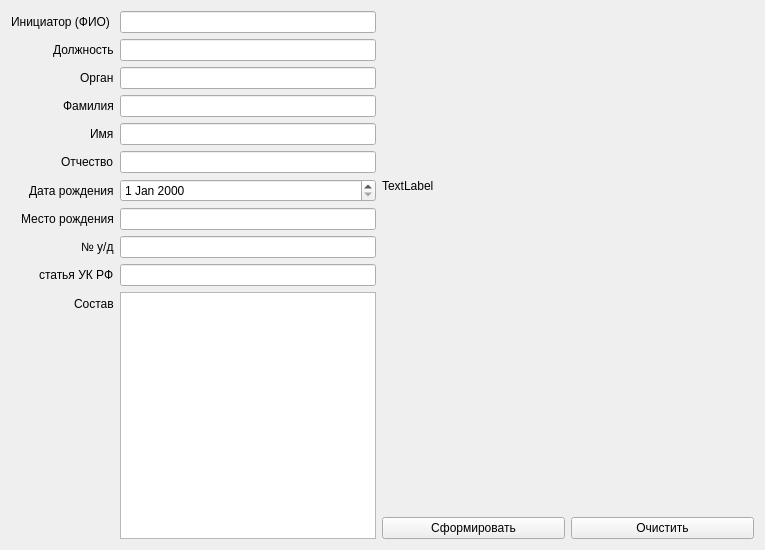
<?xml version="1.0" encoding="UTF-8"?>
<ui version="4.0">
 <class>Form</class>
 <widget class="QWidget" name="Form">
  <property name="geometry">
   <rect>
    <x>0</x>
    <y>0</y>
    <width>765</width>
    <height>550</height>
   </rect>
  </property>
  <property name="windowTitle">
   <string>Form</string>
  </property>
  <layout class="QFormLayout" name="formLayout_2">
   <item row="0" column="0">
    <layout class="QFormLayout" name="formLayout">
     <property name="labelAlignment">
      <set>Qt::AlignRight|Qt::AlignTrailing|Qt::AlignVCenter</set>
     </property>
     <item row="0" column="0">
      <widget class="QLabel" name="label">
       <property name="text">
        <string>Инициатор (ФИО) </string>
       </property>
      </widget>
     </item>
     <item row="0" column="1">
      <widget class="QLineEdit" name="initiator"/>
     </item>
     <item row="1" column="0">
      <widget class="QLabel" name="label_2">
       <property name="text">
        <string>Должность</string>
       </property>
      </widget>
     </item>
     <item row="1" column="1">
      <widget class="QLineEdit" name="post"/>
     </item>
     <item row="2" column="0">
      <widget class="QLabel" name="label_3">
       <property name="text">
        <string>Орган</string>
       </property>
      </widget>
     </item>
     <item row="2" column="1">
      <widget class="QLineEdit" name="agency"/>
     </item>
     <item row="3" column="0">
      <widget class="QLabel" name="label_4">
       <property name="text">
        <string>Фамилия</string>
       </property>
      </widget>
     </item>
     <item row="3" column="1">
      <widget class="QLineEdit" name="surname"/>
     </item>
     <item row="4" column="0">
      <widget class="QLabel" name="label_5">
       <property name="text">
        <string>Имя</string>
       </property>
      </widget>
     </item>
     <item row="4" column="1">
      <widget class="QLineEdit" name="name"/>
     </item>
     <item row="5" column="0">
      <widget class="QLabel" name="label_6">
       <property name="text">
        <string>Отчество</string>
       </property>
      </widget>
     </item>
     <item row="5" column="1">
      <widget class="QLineEdit" name="middle_name"/>
     </item>
     <item row="6" column="0">
      <widget class="QLabel" name="label_7">
       <property name="text">
        <string>Дата рождения</string>
       </property>
      </widget>
     </item>
     <item row="6" column="1">
      <widget class="QDateEdit" name="date_of_birth"/>
     </item>
     <item row="7" column="0">
      <widget class="QLabel" name="label_8">
       <property name="text">
        <string>Место рождения</string>
       </property>
      </widget>
     </item>
     <item row="7" column="1">
      <widget class="QLineEdit" name="birthplace"/>
     </item>
     <item row="8" column="0">
      <widget class="QLabel" name="label_9">
       <property name="text">
        <string>№ у/д</string>
       </property>
      </widget>
     </item>
     <item row="8" column="1">
      <widget class="QLineEdit" name="case_number"/>
     </item>
     <item row="10" column="0">
      <widget class="QLabel" name="label_10">
       <property name="text">
        <string>Состав</string>
       </property>
      </widget>
     </item>
     <item row="10" column="1">
      <widget class="QPlainTextEdit" name="fable"/>
     </item>
     <item row="9" column="1">
      <widget class="QLineEdit" name="article"/>
     </item>
     <item row="9" column="0">
      <widget class="QLabel" name="label_11">
       <property name="text">
        <string>статья УК РФ</string>
       </property>
      </widget>
     </item>
    </layout>
   </item>
   <item row="0" column="1">
    <layout class="QVBoxLayout" name="verticalLayout">
     <item>
      <widget class="QLabel" name="qr_label">
       <property name="enabled">
        <bool>true</bool>
       </property>
       <property name="sizePolicy">
        <sizepolicy hsizetype="Fixed" vsizetype="Preferred">
         <horstretch>0</horstretch>
         <verstretch>0</verstretch>
        </sizepolicy>
       </property>
       <property name="minimumSize">
        <size>
         <width>350</width>
         <height>350</height>
        </size>
       </property>
       <property name="maximumSize">
        <size>
         <width>350</width>
         <height>350</height>
        </size>
       </property>
       <property name="text">
        <string>TextLabel</string>
       </property>
      </widget>
     </item>
     <item>
      <spacer name="verticalSpacer">
       <property name="orientation">
        <enum>Qt::Vertical</enum>
       </property>
       <property name="sizeHint" stdset="0">
        <size>
         <width>20</width>
         <height>40</height>
        </size>
       </property>
      </spacer>
     </item>
     <item>
      <layout class="QHBoxLayout" name="horizontalLayout">
       <item>
        <widget class="QPushButton" name="form_button">
         <property name="text">
          <string>Сформировать</string>
         </property>
        </widget>
       </item>
       <item>
        <widget class="QPushButton" name="clear_button">
         <property name="text">
          <string>Очистить</string>
         </property>
        </widget>
       </item>
      </layout>
     </item>
    </layout>
   </item>
  </layout>
 </widget>
 <resources/>
 <connections/>
</ui>
